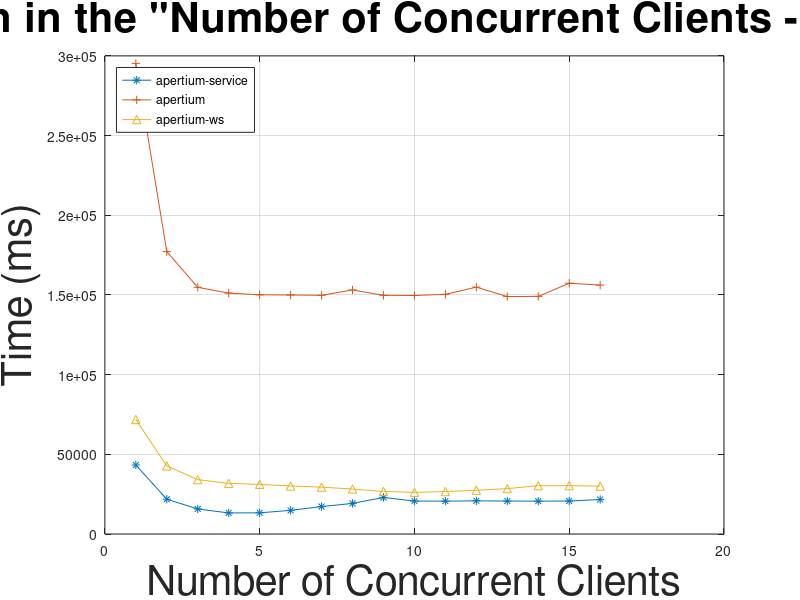

MATLAB code for this plot: (Note: this script raises an error after producing the figure.)
as = [43291 21818 15715 13220 13286 14837 17211 19199 22941 20665 20615 20810 20670 20605 20697 21617];
a = [295303 177203 154783 151162 150089 149960 149781 153124 149776 149647 150371 154888 149003 149097 157362 156152];
aws = [71846 42712 34115 31756 31152 30133 29395 28204 26702 26109 26632 27437 28484 30308 30329 30058];

x = [1 2 3 4 5 6 7 8 9 10 11 12 13 14 15 16];

plot(x, as, "-*;apertium-service;", 
	x, a, "-+;apertium;",
	x, aws, "-^;apertium-ws;");

title ('Comparison in the "Number of Concurrent Clients - Time" space', "fontsize", 30);
xlabel ("Number of Concurrent Clients", "fontsize", 30);
ylabel ("Time (ms)", "fontsize", 30);
legend ("location", "northwest");
legend ("boxon");
grid ("on");
# ylim ([0, 350]);

print compmt.png -dpng -mono -solid -F:30;

replot;
